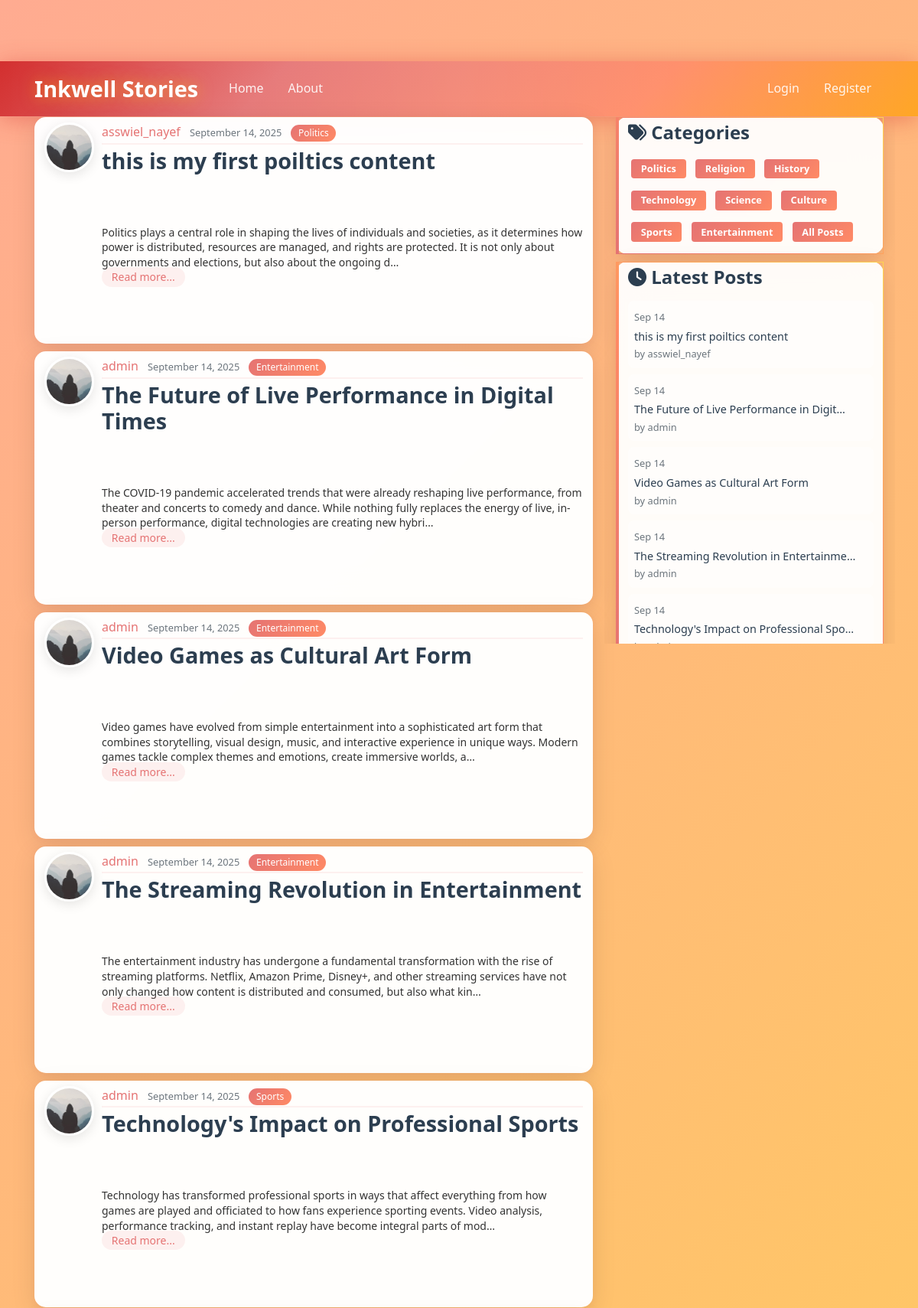
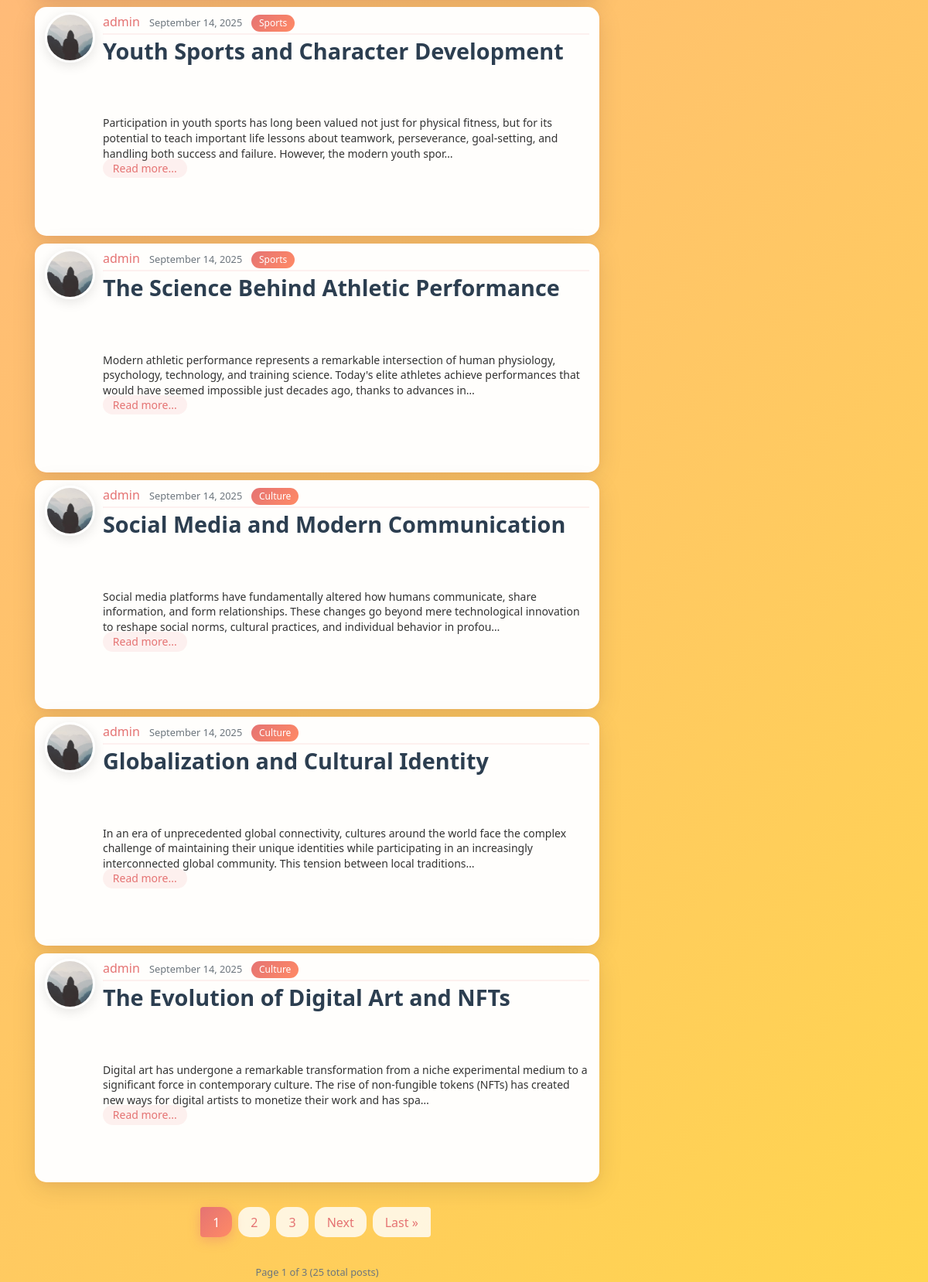
Before: / with the older database file (2 pictures, top to bottom).
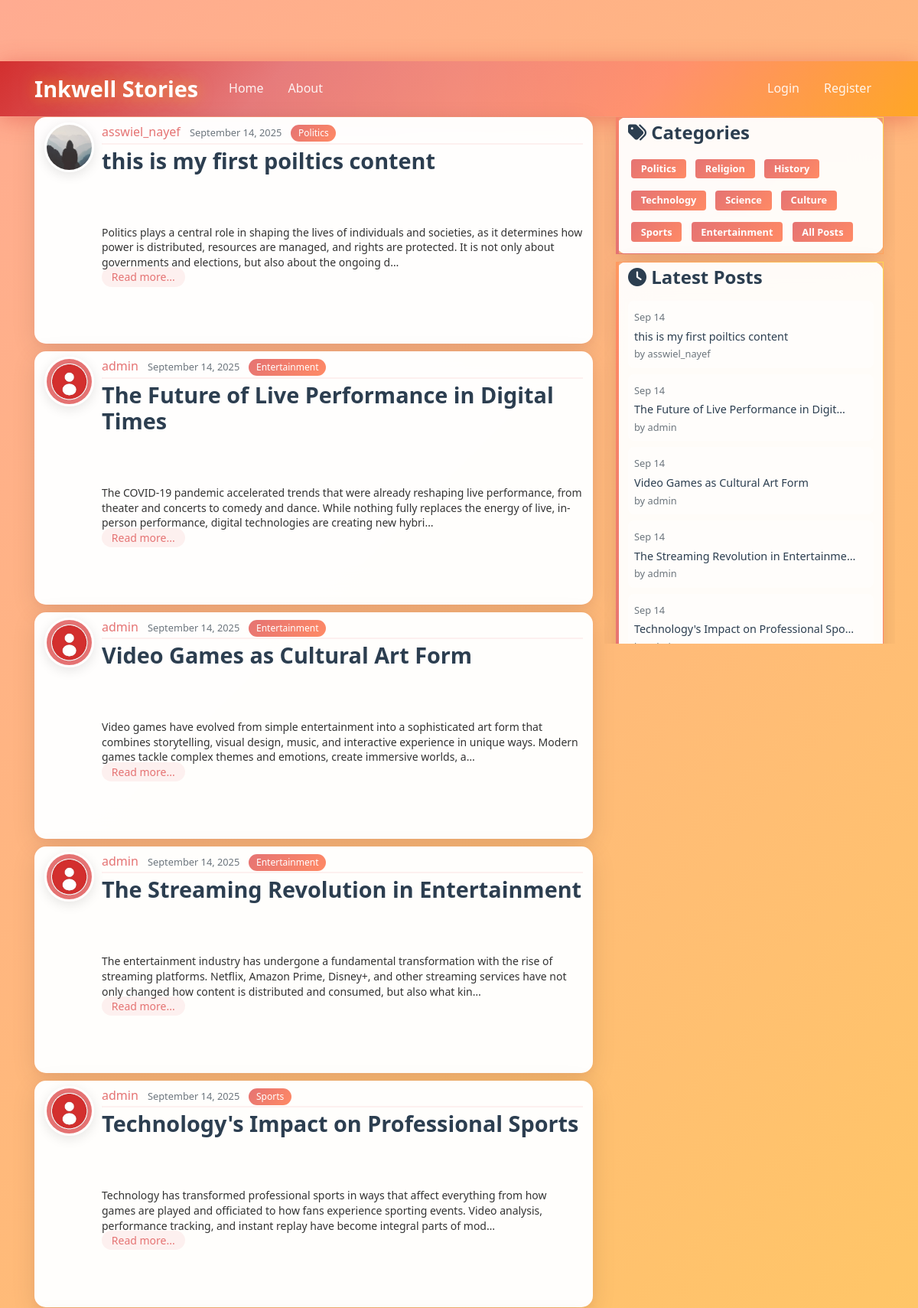
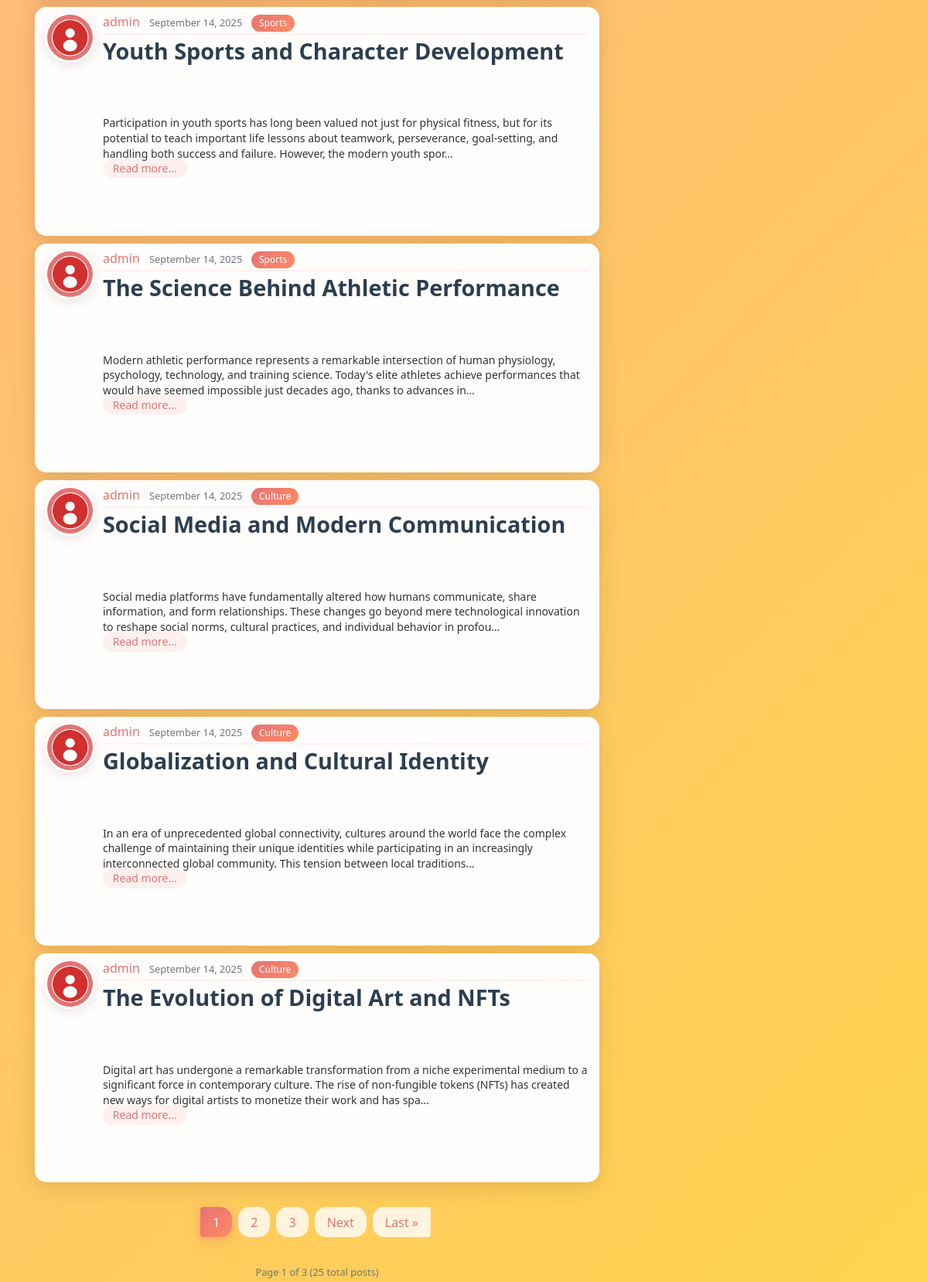
After: the same page with the newer database file (2 pictures, top to bottom).
### blog/models.py (models this page shows, shortened)
class Post(models.Model):
    CATEGORY_CHOICES = [
        ('politics', 'Politics'),
        ('religion', 'Religion'),
        ('history', 'History'),
        ('technology', 'Technology'),
        ('science', 'Science'),
        ('culture', 'Culture'),
        ('sports', 'Sports'),
        ('entertainment', 'Entertainment'),
        ('other', 'Something else'),
    ]
    title = models.CharField(max_length=100)
    content = models.TextField()
    category = models.CharField(max_length=20, choices=CATEGORY_CHOICES, default='other')
    custom_category = models.CharField(max_length=50, blank=True, null=True, help_text="Enter a custom category if 'Something else' is selected")
    date_posted = models.DateTimeField(default = timezone.now) #when the object is createsd we will assigne the current time to it
    author = models.ForeignKey(User, on_delete=models.CASCADE) # if user is deleted their posts will be delted as well
    def get_category_display_name(self):
        if self.category == 'other' and self.custom_category:
            return self.custom_category
        return dict(self.CATEGORY_CHOICES)[self.category]

### users/models.py (models this page shows, shortened)
class Profile(models.Model):
    user = models.OneToOneField(User, on_delete=models.CASCADE) #when deleting user profile will be dleted also
    image = models.ImageField(default='default.jpg', upload_to='profile_pic')

### blog/views.py (the view)
# urls.py: path('', views.home , name='blog-home'),
def home(request):
    posts = Post.objects.all().order_by('-date_posted')
    category = request.GET.get('category')
    if category and category != 'all':
        posts = posts.filter(category=category)
    paginator = Paginator(posts, 10)  # Show 10 posts per page
    page_number = request.GET.get('page')
    page_obj = paginator.get_page(page_number)
    context = {
        'posts': page_obj,
        'current_category': category
    }
    return render (request, 'blog/home.html',context)

### blog/templates/blog/home.html (shortened to what this page needs)
{% extends "blog/base.html" %}
{% block content %}
{% for post in posts %}
<article class="media content-section">
  <img class="rounded-circle article-img" src="{{ post.author.profile.image.url }}">
  <div class="media-body">
    <div class="article-metadata">
      <a class="mr-2" href="{% url 'user-posts' post.author.username %}">{{ post.author }}</a>
      <small class="text-muted">{{ post.date_posted|date:"F d, Y" }}</small>
      <span class="badge badge-primary ml-2">{{ post.get_category_display_name }}</span>
    </div>
    <h2><a class="article-title" href="{% url 'post-detail' post.id %}">{{ post.title }}</a></h2>
    <div class="article-content">
      {% if post.content|length > 300 %}
        <p class="post-preview" id="preview-{{ post.pk }}">
          {{ post.content|truncatechars:250 }}
          <a href="#" class="text-info read-more-link" onclick="expandPost({{ post.pk }}); return false;">Read more...</a>
        </p>
      {% else %}
        <div class="post-full-display">{{ post.content|linebreaks }}</div>
      {% endif %}
    </div>
  </div>
</article>
{% empty %}
<div class="content-section">
  <p>No posts yet. <a href="{% url 'post-create' %}">Create the first post!</a></p>
</div>
{% endfor %}
{% if posts.has_other_pages %}
<nav aria-label="Page navigation">
  <ul class="pagination justify-content-center">
    {% for num in posts.paginator.page_range %}
      {% if posts.number == num %}
        <li class="page-item active">
          <span class="page-link">{{ num }} <span class="sr-only">(current)</span></span>
        </li>
      {% elif num > posts.number|add:'-3' and num < posts.number|add:'3' %}
        <li class="page-item">
          <a class="page-link" href="?page={{ num }}">{{ num }}</a>
        </li>
      {% endif %}
    {% endfor %}
    {% if posts.has_next %}
      <li class="page-item">
        <a class="page-link" href="?page={{ posts.next_page_number }}">Next</a>
      </li>
      <li class="page-item">
        <a class="page-link" href="?page={{ posts.paginator.num_pages }}">Last &raquo;</a>
      </li>
    {% endif %}
  </ul>
</nav>
<div class="text-center mt-3">
  <small class="text-muted">
    Page {{ posts.number }} of {{ posts.paginator.num_pages }}
    ({{ posts.paginator.count }} total posts)
  </small>
</div>
{% endif %}
{% endblock content %}

### blog/templates/blog/base.html (shortened to what this page needs)
{% load static %}
<!DOCTYPE html>
<html>
<head>
    <link rel="stylesheet" href="https://maxcdn.bootstrapcdn.com/bootstrap/4.0.0/css/bootstrap.min.css">
    <link rel="stylesheet" href="https://cdnjs.cloudflare.com/ajax/libs/font-awesome/6.0.0/css/all.min.css">
    <link rel="stylesheet" type="text/css" href="{% static 'blog/main.css' %}">
</head>
<body>
    <header class="site-header">
      <nav class="navbar navbar-expand-md navbar-dark bg-steel fixed-top">
        <div class="container">
          <a class="navbar-brand mr-4" href="{% url 'blog-home' %}">Inkwell Stories</a>
          <div class="collapse navbar-collapse" id="navbarToggle">
            <div class="navbar-nav mr-auto">
              <a class="nav-item nav-link" href="{% url 'blog-home' %}">Home</a>
              <a class="nav-item nav-link" href="{% url 'blog-about' %}">About</a>
            </div>
            <div class="navbar-nav">
              {% if user.is_authenticated %}
                <a class="nav-item nav-link" href="{% url 'profile' %}">Profile</a>
                <a class="nav-item nav-link" href="{% url 'logout' %}">Logout</a>
              {% else %}
                <a class="nav-item nav-link" href="{% url 'login' %}">Login</a>
                <a class="nav-item nav-link" href="{% url 'register' %}">Register</a>
              {% endif %}
            </div>
          </div>
        </div>
      </nav>
    </header>
    <main role="main" class="container">
      <div class="row">
        <div class="col-md-8">
          {% block content %}{% endblock %}
        </div>
        <div class="col-md-4">
          <div class="content-section mb-3">
            <h4><i class="fas fa-tags"></i> Categories</h4>
            <div class="category-list">
              <a href="?category=politics" class="badge badge-politics m-1">Politics</a>
              <a href="?category=religion" class="badge badge-religion m-1">Religion</a>
              <a href="?category=history" class="badge badge-history m-1">History</a>
              <a href="?category=technology" class="badge badge-technology m-1">Technology</a>
              <a href="?category=science" class="badge badge-science m-1">Science</a>
              <a href="?category=culture" class="badge badge-culture m-1">Culture</a>
              <a href="?category=sports" class="badge badge-sports m-1">Sports</a>
              <a href="?category=entertainment" class="badge badge-entertainment m-1">Entertainment</a>
              <a href="?" class="badge badge-all m-1">All Posts</a>
            </div>
          </div>
          <div class="content-section mb-3">
            <h4><i class="fas fa-clock"></i> Latest Posts</h4>
            <div class="latest-posts">
              {% for post in latest_posts %}
              <div class="latest-post-item mb-2">
                <small class="text-muted">{{ post.date_posted|date:"M d" }}</small>
                <br>
                <a href="{% url 'post-detail' post.pk %}" class="latest-post-title">{{ post.title|truncatechars:40 }}</a>
                <small class="text-muted d-block">by {{ post.author.username }}</small>
              </div>
              {% empty %}
              <p class="text-muted">No posts yet.</p>
              {% endfor %}
            </div>
          </div>
        </div>
      </div>
    </main>
</body>
</html>

Changed rows visible on the page:
changed through a linked row, Post "The Future of Live Performance in Digital Times": author.profile.image: picture added in place of a placeholder
changed through a linked row, Post "Video Games as Cultural Art Form": author.profile.image: picture added in place of a placeholder
changed through a linked row, Post "The Streaming Revolution in Entertainment": author.profile.image: picture added in place of a placeholder
changed through a linked row, Post "Technology's Impact on Professional Sports": author.profile.image: picture added in place of a placeholder
changed through a linked row, Post "Youth Sports and Character Development": author.profile.image: picture added in place of a placeholder
changed through a linked row, Post "The Science Behind Athletic Performance": author.profile.image: picture added in place of a placeholder
changed through a linked row, Post "Social Media and Modern Communication": author.profile.image: picture added in place of a placeholder
changed through a linked row, Post "Globalization and Cultural Identity": author.profile.image: picture added in place of a placeholder
changed through a linked row, Post "The Evolution of Digital Art and NFTs": author.profile.image: picture added in place of a placeholder
